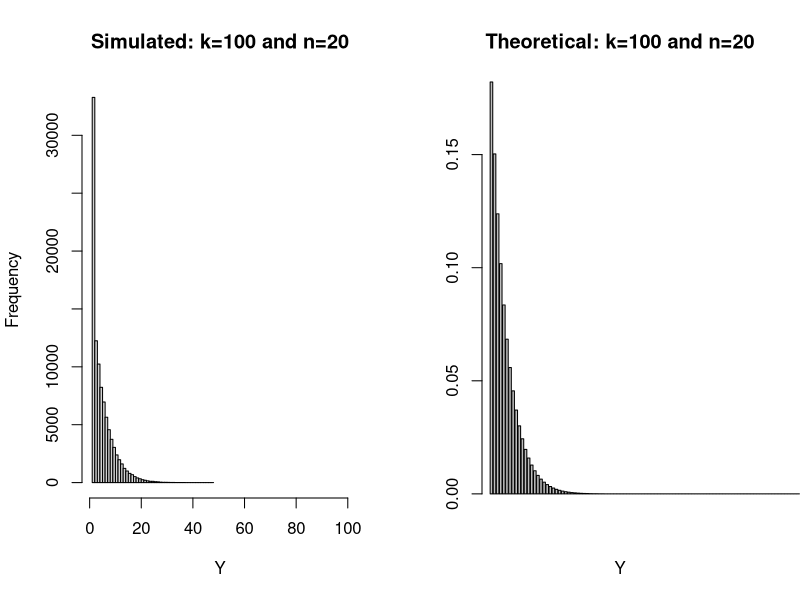
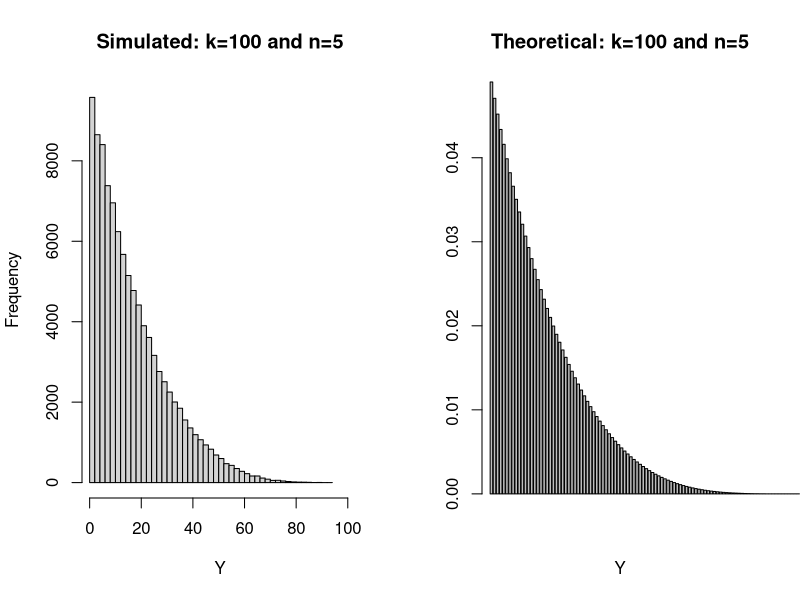
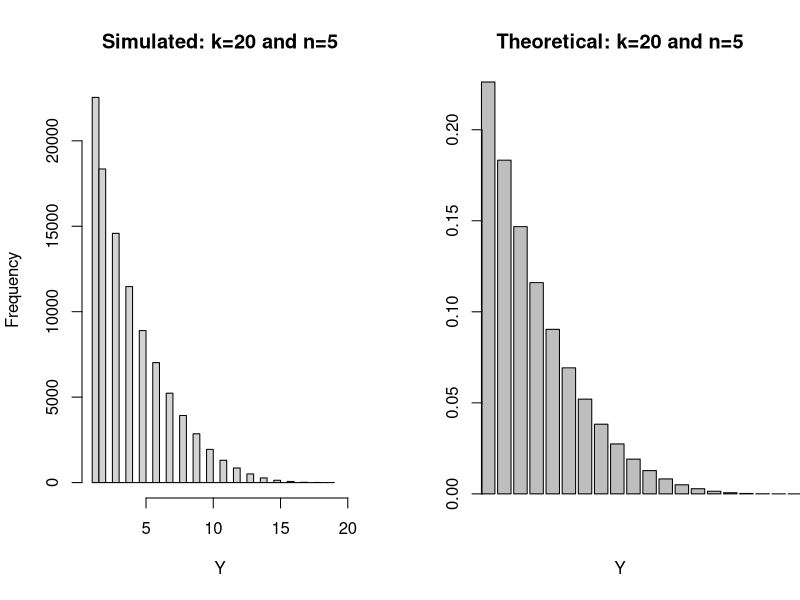
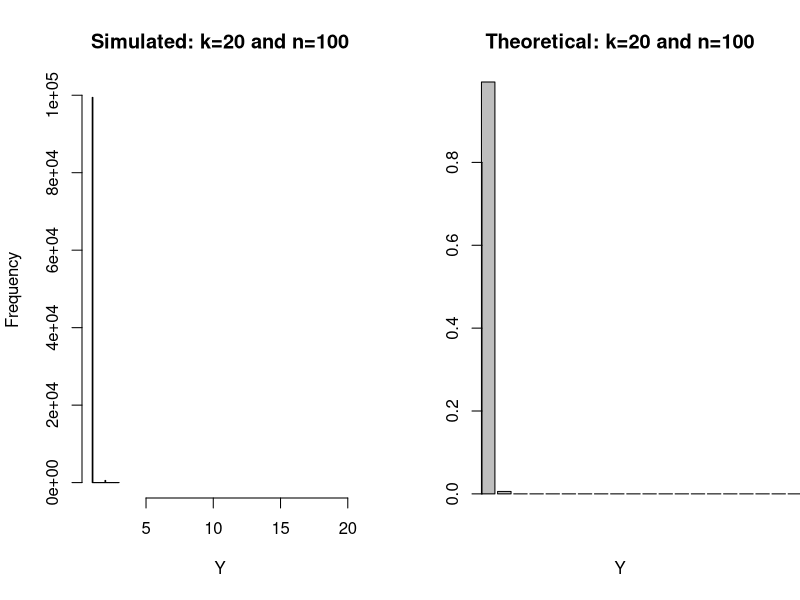

Recreate these plots in R, in order.
## ---- chunk 1
knitr::opts_chunk$set(echo = TRUE)
## ---- chunk 2

sim <- function(k,n,trials=100000) {
  Y<-rep(0,trials)
  for (i in 1:trials) {
    x<-sample.int(k,size=n,replace=TRUE)
    Y[i]<-min(x)
  }
  return(Y)
}

## ---- chunk 3

par(mfrow=c(1,2))
k<-100
n<-20
hist(sim(k,n),breaks=60,main=paste("Simulated: k=",k," and n=",n,sep=""),xlab="Y",xlim=c(1,k))
pY<-((k-1:k+1)^n-(k-1:k)^n)/k^n
barplot(pY,main=paste("Theoretical: k=",k," and n=",n,sep=""),xlab="Y",xlim=c(1,k))

## ---- chunk 4
par(mfrow=c(1,2))
k<-100
n<-5
hist(sim(k,n),breaks=60,main=paste("Simulated: k=",k," and n=",n,sep=""),xlab="Y",xlim=c(1,k))
pY<-((k-1:k+1)^n-(k-1:k)^n)/k^n
barplot(pY,main=paste("Theoretical: k=",k," and n=",n,sep=""),xlab="Y",xlim=c(1,k))

## ---- chunk 5

par(mfrow=c(1,2))
k<-20
n<-5
hist(sim(k,n),breaks=60,main=paste("Simulated: k=",k," and n=",n,sep=""),xlab="Y",xlim=c(1,k))
pY<-((k-1:k+1)^n-(k-1:k)^n)/k^n
barplot(pY,main=paste("Theoretical: k=",k," and n=",n,sep=""),xlab="Y",xlim=c(1,k))

## ---- chunk 6

par(mfrow=c(1,2))
k<-20
n<-100
hist(sim(k,n),breaks=60,main=paste("Simulated: k=",k," and n=",n,sep=""),xlab="Y",xlim=c(1,k))
pY<-((k-1:k+1)^n-(k-1:k)^n)/k^n
barplot(pY,main=paste("Theoretical: k=",k," and n=",n,sep=""),xlab="Y",xlim=c(1,k))

## ---- chunk 7
pgeom(8, 0.1, lower.tail=FALSE)
## ---- chunk 8
pexp(8, 0.1, lower.tail=FALSE)

## ---- chunk 9
ppois(0,0.1,lower.tail=TRUE)^8

